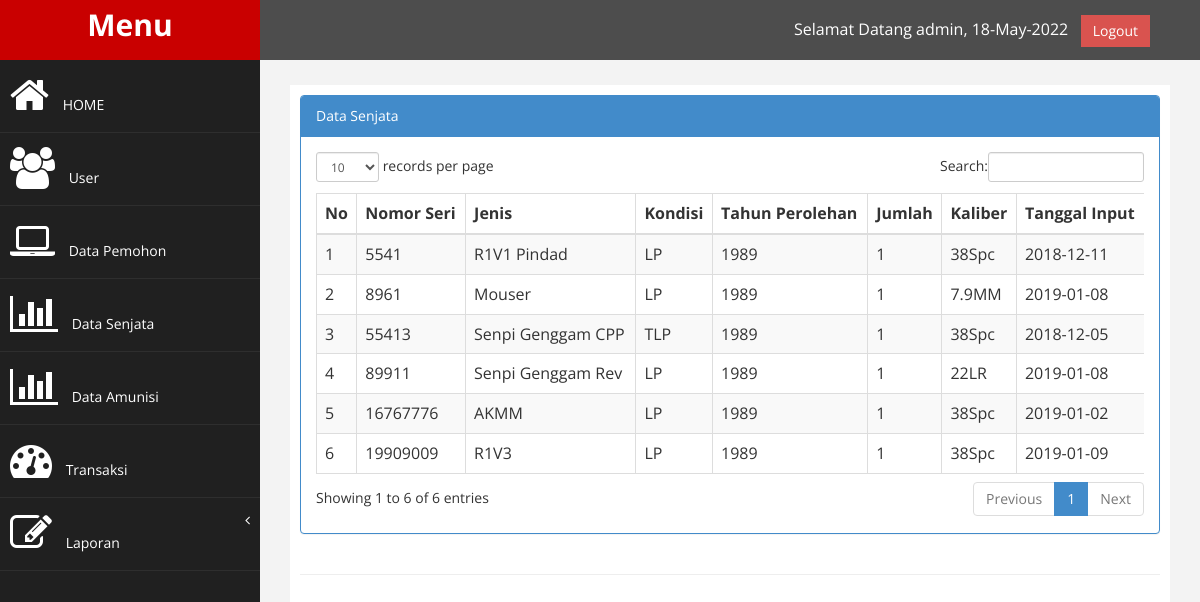
The page /index.php?page=senjata (signed in) on the database its author committed.
### tables this page shows
CREATE TABLE `tb_senjata` (
  `nomor_seri` int(100) NOT NULL,
  `jenis_senpi` varchar(100) NOT NULL,
  `kondisi` enum('LP','TLP') NOT NULL,
  `tahun_perolehan` varchar(100) NOT NULL,
  `jumlah_senpi` int(100) NOT NULL,
  `kaliber` varchar(100) NOT NULL,
  `tgl_input` date NOT NULL
);

### function.php (called while the page is built, shortened)
<?php
$conn = mysqli_connect("localhost","root","","db_senjata");
function query($query){
	global $conn;
	$result = mysqli_query($conn, $query);
	$rows = [];
	while ($row = mysqli_fetch_assoc($result)){
		$rows[] = $row;
	}
	return $rows;
}
?>

### page/senjata/tampil.php (the view)
<?php
    require '../senjata/function.php';
    $senjata = query("select * from tb_senjata where jumlah_senpi='1'");
?>
<div class="row">
                <div class="col-md-12">
                    <div class="panel panel-primary">
                        <div class="panel-heading">
                             Data Senjata
                        </div>
                        <div class="panel-body">
                            <div class="table-responsive">
                                <table class="table table-striped table-bordered table-hover" id="dataTables-example">
                                    <thead>
                                        <tr>
                                            <th>No</th>
											<th>Nomor Seri</th>
                                            <th>Jenis</th>
                                            <th>Kondisi</th>
                                            <th>Tahun Perolehan</th>
                                            <th>Jumlah</th>
                                            <th>Kaliber</th>
                                            <th>Tanggal Input</th>
                                        </tr>
                                    </thead>
                                    <tbody>
                                        <?php
                                            $no=1;
                                            foreach ($senjata as $data):
                                        ?>
                                        <tr>
                                            <td><?php echo $no++; ?></td>
											<td><?php echo $data['nomor_seri'];?></td>
                                        	<td><?php echo $data['jenis_senpi'];?></td>
                                            <td><?php echo $data['kondisi'];?></td>
                                            <td><?php echo $data['tahun_perolehan'];?></td>
                                            <td><?php echo $data['jumlah_senpi'];?></td>
                                            <td><?php echo $data['kaliber'];?></td>
                                            <td><?php echo $data['tgl_input'];?></td>
                                        </tr>
                                        <?php endforeach?>
                                    </tbody>
                                    </table>
                                </div>
								</div>
									</div>
									</div>
									</div>

### assets/css/custom.css (style rules this page uses)
body { font-family: 'Open Sans', sans-serif; }

### rows shown on the page
tb_senjata: nomor_seri "5541", jenis_senpi "R1V1 Pindad", kondisi "LP", tahun_perolehan "1989", jumlah_senpi "1", kaliber "38Spc", tgl_input "2018-12-11"
tb_senjata: nomor_seri "8961", jenis_senpi "Mouser", kondisi "LP", tahun_perolehan "1989", jumlah_senpi "1", kaliber "7.9MM", tgl_input "2019-01-08"
tb_senjata: nomor_seri "55413", jenis_senpi "Senpi Genggam CPP", kondisi "TLP", tahun_perolehan "1989", jumlah_senpi "1", kaliber "38Spc", tgl_input "2018-12-05"
tb_senjata: nomor_seri "89911", jenis_senpi "Senpi Genggam Rev", kondisi "LP", tahun_perolehan "1989", jumlah_senpi "1", kaliber "22LR", tgl_input "2019-01-08"
tb_senjata: nomor_seri "16767776", jenis_senpi "AKMM", kondisi "LP", tahun_perolehan "1989", jumlah_senpi "1", kaliber "38Spc", tgl_input "2019-01-02"
tb_senjata: nomor_seri "19909009", jenis_senpi "R1V3", kondisi "LP", tahun_perolehan "1989", jumlah_senpi "1", kaliber "38Spc", tgl_input "2019-01-09"

### other values the page prints
$_SESSION["akun_username"] "admin"
